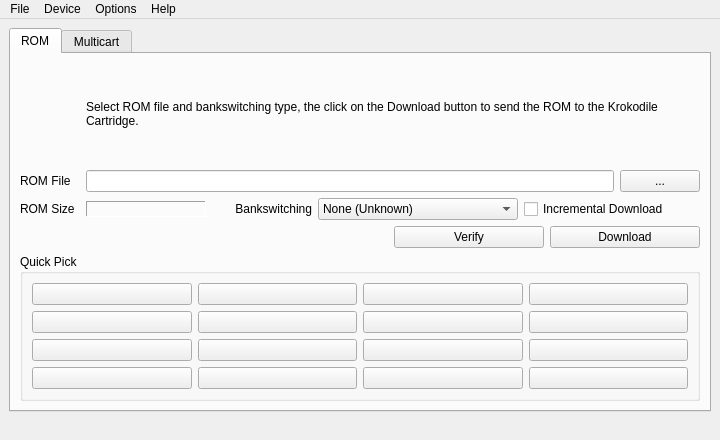
<?xml version="1.0" encoding="UTF-8"?>
<ui version="4.0">
 <class>KrokComWindow</class>
 <widget class="QMainWindow" name="KrokComWindow">
  <property name="geometry">
   <rect>
    <x>0</x>
    <y>0</y>
    <width>720</width>
    <height>440</height>
   </rect>
  </property>
  <property name="sizePolicy">
   <sizepolicy hsizetype="Fixed" vsizetype="Fixed">
    <horstretch>0</horstretch>
    <verstretch>0</verstretch>
   </sizepolicy>
  </property>
  <property name="minimumSize">
   <size>
    <width>720</width>
    <height>440</height>
   </size>
  </property>
  <property name="maximumSize">
   <size>
    <width>720</width>
    <height>440</height>
   </size>
  </property>
  <property name="baseSize">
   <size>
    <width>720</width>
    <height>440</height>
   </size>
  </property>
  <property name="windowTitle">
   <string>Krokodile Commander for UNIX</string>
  </property>
  <property name="windowIcon">
   <iconset resource="resources.qrc">
    <normaloff>:/icons/pics/appicon.png</normaloff>:/icons/pics/appicon.png</iconset>
  </property>
  <property name="unifiedTitleAndToolBarOnMac">
   <bool>false</bool>
  </property>
  <widget class="QWidget" name="centralwidget">
   <layout class="QGridLayout" name="gridLayout">
    <item row="1" column="0">
     <widget class="QTabWidget" name="tabWidget">
      <property name="minimumSize">
       <size>
        <width>701</width>
        <height>0</height>
       </size>
      </property>
      <property name="currentIndex">
       <number>0</number>
      </property>
      <widget class="QWidget" name="romtab">
       <attribute name="title">
        <string>ROM</string>
       </attribute>
       <layout class="QVBoxLayout" name="verticalLayout">
        <item>
         <layout class="QHBoxLayout" name="horizontalLayout">
          <item>
           <widget class="QLabel" name="label">
            <property name="minimumSize">
             <size>
              <width>60</width>
              <height>43</height>
             </size>
            </property>
            <property name="maximumSize">
             <size>
              <width>60</width>
              <height>43</height>
             </size>
            </property>
            <property name="text">
             <string/>
            </property>
            <property name="pixmap">
             <pixmap resource="resources.qrc">:/icons/pics/romchip.png</pixmap>
            </property>
           </widget>
          </item>
          <item>
           <widget class="QLabel" name="label_2">
            <property name="minimumSize">
             <size>
              <width>600</width>
              <height>0</height>
             </size>
            </property>
            <property name="text">
             <string>Select ROM file and bankswitching type, the click on the Download button to send the ROM to the Krokodile Cartridge.</string>
            </property>
            <property name="alignment">
             <set>Qt::AlignLeading|Qt::AlignLeft|Qt::AlignVCenter</set>
            </property>
            <property name="wordWrap">
             <bool>true</bool>
            </property>
           </widget>
          </item>
         </layout>
        </item>
        <item>
         <layout class="QHBoxLayout" name="horizontalLayout_2">
          <item>
           <widget class="QLabel" name="label_3">
            <property name="minimumSize">
             <size>
              <width>60</width>
              <height>0</height>
             </size>
            </property>
            <property name="maximumSize">
             <size>
              <width>60</width>
              <height>16777215</height>
             </size>
            </property>
            <property name="text">
             <string>ROM File </string>
            </property>
           </widget>
          </item>
          <item>
           <widget class="QLineEdit" name="romFileEdit">
            <property name="sizePolicy">
             <sizepolicy hsizetype="Expanding" vsizetype="Fixed">
              <horstretch>0</horstretch>
              <verstretch>0</verstretch>
             </sizepolicy>
            </property>
            <property name="maximumSize">
             <size>
              <width>592</width>
              <height>29</height>
             </size>
            </property>
            <property name="toolTip">
             <string>Copy and paste a single-load ROM image.</string>
            </property>
            <property name="readOnly">
             <bool>false</bool>
            </property>
            <property name="tabChangesFocus" stdset="0">
             <bool>true</bool>
            </property>
           </widget>
          </item>
          <item>
           <widget class="QPushButton" name="openRomButton">
            <property name="toolTip">
             <string>Select a single-load ROM image.</string>
            </property>
            <property name="text">
             <string>...</string>
            </property>
           </widget>
          </item>
         </layout>
        </item>
        <item>
         <layout class="QHBoxLayout" name="horizontalLayout_3">
          <item>
           <widget class="QLabel" name="label_4">
            <property name="minimumSize">
             <size>
              <width>60</width>
              <height>0</height>
             </size>
            </property>
            <property name="maximumSize">
             <size>
              <width>60</width>
              <height>16777215</height>
             </size>
            </property>
            <property name="text">
             <string>ROM Size</string>
            </property>
           </widget>
          </item>
          <item>
           <widget class="QLabel" name="romSizeLabel">
            <property name="sizePolicy">
             <sizepolicy hsizetype="Fixed" vsizetype="Fixed">
              <horstretch>0</horstretch>
              <verstretch>0</verstretch>
             </sizepolicy>
            </property>
            <property name="minimumSize">
             <size>
              <width>120</width>
              <height>0</height>
             </size>
            </property>
            <property name="toolTip">
             <string>Size of the chosen ROM image.</string>
            </property>
            <property name="frameShape">
             <enum>QFrame::Panel</enum>
            </property>
            <property name="frameShadow">
             <enum>QFrame::Sunken</enum>
            </property>
            <property name="text">
             <string/>
            </property>
           </widget>
          </item>
          <item>
           <widget class="QLabel" name="label_6">
            <property name="sizePolicy">
             <sizepolicy hsizetype="Fixed" vsizetype="Fixed">
              <horstretch>0</horstretch>
              <verstretch>0</verstretch>
             </sizepolicy>
            </property>
            <property name="minimumSize">
             <size>
              <width>100</width>
              <height>0</height>
             </size>
            </property>
            <property name="text">
             <string>Bankswitching</string>
            </property>
            <property name="alignment">
             <set>Qt::AlignRight|Qt::AlignTrailing|Qt::AlignVCenter</set>
            </property>
           </widget>
          </item>
          <item>
           <widget class="QComboBox" name="romBSType">
            <property name="minimumSize">
             <size>
              <width>200</width>
              <height>0</height>
             </size>
            </property>
            <property name="toolTip">
             <string>Override the bankswitching scheme
for the currently selected ROM image.
Schemes marked with (*) are not currently
supported by the Krok Cart.</string>
            </property>
            <item>
             <property name="text">
              <string>None (Unknown)</string>
             </property>
            </item>
            <item>
             <property name="text">
              <string>0840 (8K ECONObank)</string>
             </property>
            </item>
            <item>
             <property name="text">
              <string>3E (32K Tigervision)</string>
             </property>
            </item>
            <item>
             <property name="text">
              <string>3F (512K Tigervision)</string>
             </property>
            </item>
            <item>
             <property name="text">
              <string>4A50* (64K 4A50 + ram)</string>
             </property>
            </item>
            <item>
             <property name="text">
              <string>4K (4K Atari)</string>
             </property>
            </item>
            <item>
             <property name="text">
              <string>AR* (Supercharger)</string>
             </property>
            </item>
            <item>
             <property name="text">
              <string>CV (Commvid + RAM)</string>
             </property>
            </item>
            <item>
             <property name="text">
              <string>DPC* (Pitfall II)</string>
             </property>
            </item>
            <item>
             <property name="text">
              <string>E0* (8K Parker Bros)</string>
             </property>
            </item>
            <item>
             <property name="text">
              <string>E7 (16K M-network)</string>
             </property>
            </item>
            <item>
             <property name="text">
              <string>EF (H. Runner)</string>
             </property>
            </item>
            <item>
             <property name="text">
              <string>EFSC (H. Runner + RAM)</string>
             </property>
            </item>
            <item>
             <property name="text">
              <string>F0* (Dynacom Megaboy)</string>
             </property>
            </item>
            <item>
             <property name="text">
              <string>F4 (32K Atari)</string>
             </property>
            </item>
            <item>
             <property name="text">
              <string>F4SC (32K Atari + RAM)</string>
             </property>
            </item>
            <item>
             <property name="text">
              <string>F6 (16K Atari)</string>
             </property>
            </item>
            <item>
             <property name="text">
              <string>F6SC (16K Atari + RAM)</string>
             </property>
            </item>
            <item>
             <property name="text">
              <string>F8 (8K Atari)</string>
             </property>
            </item>
            <item>
             <property name="text">
              <string>F8SC (8K Atari + RAM)</string>
             </property>
            </item>
            <item>
             <property name="text">
              <string>FA (CBS RAM Plus)</string>
             </property>
            </item>
            <item>
             <property name="text">
              <string>FE* (8K Decathlon)</string>
             </property>
            </item>
            <item>
             <property name="text">
              <string>MC* (C. Wilkson Megacart)</string>
             </property>
            </item>
            <item>
             <property name="text">
              <string>SB* (128-256K SUPERbank)</string>
             </property>
            </item>
            <item>
             <property name="text">
              <string>UA (8K UA Ltd.)</string>
             </property>
            </item>
            <item>
             <property name="text">
              <string>X07* (64K AtariAge)</string>
             </property>
            </item>
            <item>
             <property name="text">
              <string>MC4K Multicart (8K - 512K)</string>
             </property>
            </item>
            <item>
             <property name="text">
              <string>MCF8 Multicart (16K - 512K)</string>
             </property>
            </item>
            <item>
             <property name="text">
              <string>MCF6 Multicart (32K - 512K)</string>
             </property>
            </item>
            <item>
             <property name="text">
              <string>MCF4 Multicart (64K - 512K)</string>
             </property>
            </item>
           </widget>
          </item>
          <item>
           <widget class="QCheckBox" name="incDownloadCheckBox">
            <property name="enabled">
             <bool>true</bool>
            </property>
            <property name="toolTip">
             <string>Only download the differences from the
current cartridge content.</string>
            </property>
            <property name="text">
             <string>Incremental Download</string>
            </property>
           </widget>
          </item>
         </layout>
        </item>
        <item>
         <layout class="QHBoxLayout" name="horizontalLayout_4">
          <item>
           <spacer name="horizontalSpacer">
            <property name="orientation">
             <enum>Qt::Horizontal</enum>
            </property>
            <property name="sizeHint" stdset="0">
             <size>
              <width>40</width>
              <height>20</height>
             </size>
            </property>
           </spacer>
          </item>
          <item>
           <widget class="QPushButton" name="verifyButton">
            <property name="minimumSize">
             <size>
              <width>150</width>
              <height>0</height>
             </size>
            </property>
            <property name="toolTip">
             <string>Verify the most recent download
to the Krok Cart.</string>
            </property>
            <property name="text">
             <string>Verify</string>
            </property>
           </widget>
          </item>
          <item>
           <widget class="QPushButton" name="downloadButton">
            <property name="minimumSize">
             <size>
              <width>150</width>
              <height>0</height>
             </size>
            </property>
            <property name="toolTip">
             <string>Download the currently selected ROM
image to the Krok Cart.</string>
            </property>
            <property name="text">
             <string>Download</string>
            </property>
           </widget>
          </item>
         </layout>
        </item>
        <item>
         <widget class="QGroupBox" name="groupBox">
          <property name="title">
           <string>Quick Pick</string>
          </property>
          <layout class="QGridLayout" name="gridLayout_2">
           <item row="0" column="0">
            <widget class="QPushButton" name="qp1Button">
             <property name="minimumSize">
              <size>
               <width>157</width>
               <height>0</height>
              </size>
             </property>
             <property name="contextMenuPolicy">
              <enum>Qt::DefaultContextMenu</enum>
             </property>
             <property name="toolTip">
              <string>Right-click to select ROM Image.
Left-click to use the chosen ROM.</string>
             </property>
             <property name="text">
              <string/>
             </property>
            </widget>
           </item>
           <item row="0" column="3">
            <widget class="QPushButton" name="qp4Button">
             <property name="minimumSize">
              <size>
               <width>157</width>
               <height>0</height>
              </size>
             </property>
             <property name="toolTip">
              <string>Right-click to select ROM Image.
Left-click to use the chosen ROM.</string>
             </property>
             <property name="text">
              <string/>
             </property>
            </widget>
           </item>
           <item row="1" column="0">
            <widget class="QPushButton" name="qp5Button">
             <property name="toolTip">
              <string>Right-click to select ROM Image.
Left-click to use the chosen ROM.</string>
             </property>
             <property name="text">
              <string/>
             </property>
            </widget>
           </item>
           <item row="1" column="1">
            <widget class="QPushButton" name="qp6Button">
             <property name="toolTip">
              <string>Right-click to select ROM Image.
Left-click to use the chosen ROM.</string>
             </property>
             <property name="text">
              <string/>
             </property>
            </widget>
           </item>
           <item row="1" column="2">
            <widget class="QPushButton" name="qp7Button">
             <property name="toolTip">
              <string>Right-click to select ROM Image.
Left-click to use the chosen ROM.</string>
             </property>
             <property name="text">
              <string/>
             </property>
            </widget>
           </item>
           <item row="1" column="3">
            <widget class="QPushButton" name="qp8Button">
             <property name="toolTip">
              <string>Right-click to select ROM Image.
Left-click to use the chosen ROM.</string>
             </property>
             <property name="text">
              <string/>
             </property>
            </widget>
           </item>
           <item row="2" column="0">
            <widget class="QPushButton" name="qp9Button">
             <property name="toolTip">
              <string>Right-click to select ROM Image.
Left-click to use the chosen ROM.</string>
             </property>
             <property name="text">
              <string/>
             </property>
            </widget>
           </item>
           <item row="2" column="1">
            <widget class="QPushButton" name="qp10Button">
             <property name="toolTip">
              <string>Right-click to select ROM Image.
Left-click to use the chosen ROM.</string>
             </property>
             <property name="text">
              <string/>
             </property>
            </widget>
           </item>
           <item row="2" column="2">
            <widget class="QPushButton" name="qp11Button">
             <property name="toolTip">
              <string>Right-click to select ROM Image.
Left-click to use the chosen ROM.</string>
             </property>
             <property name="text">
              <string/>
             </property>
            </widget>
           </item>
           <item row="2" column="3">
            <widget class="QPushButton" name="qp12Button">
             <property name="toolTip">
              <string>Right-click to select ROM Image.
Left-click to use the chosen ROM.</string>
             </property>
             <property name="text">
              <string/>
             </property>
            </widget>
           </item>
           <item row="3" column="0">
            <widget class="QPushButton" name="qp13Button">
             <property name="toolTip">
              <string>Right-click to select ROM Image.
Left-click to use the chosen ROM.</string>
             </property>
             <property name="text">
              <string/>
             </property>
            </widget>
           </item>
           <item row="3" column="1">
            <widget class="QPushButton" name="qp14Button">
             <property name="toolTip">
              <string>Right-click to select ROM Image.
Left-click to use the chosen ROM.</string>
             </property>
             <property name="text">
              <string/>
             </property>
            </widget>
           </item>
           <item row="3" column="2">
            <widget class="QPushButton" name="qp15Button">
             <property name="toolTip">
              <string>Right-click to select ROM Image.
Left-click to use the chosen ROM.</string>
             </property>
             <property name="text">
              <string/>
             </property>
            </widget>
           </item>
           <item row="3" column="3">
            <widget class="QPushButton" name="qp16Button">
             <property name="toolTip">
              <string>Right-click to select ROM Image.
Left-click to use the chosen ROM.</string>
             </property>
             <property name="text">
              <string/>
             </property>
            </widget>
           </item>
           <item row="0" column="2">
            <widget class="QPushButton" name="qp3Button">
             <property name="minimumSize">
              <size>
               <width>157</width>
               <height>0</height>
              </size>
             </property>
             <property name="toolTip">
              <string>Right-click to select ROM Image.
Left-click to use the chosen ROM.</string>
             </property>
             <property name="text">
              <string/>
             </property>
            </widget>
           </item>
           <item row="0" column="1">
            <widget class="QPushButton" name="qp2Button">
             <property name="minimumSize">
              <size>
               <width>157</width>
               <height>0</height>
              </size>
             </property>
             <property name="toolTip">
              <string>Right-click to select ROM Image.
Left-click to use the chosen ROM.</string>
             </property>
             <property name="text">
              <string/>
             </property>
            </widget>
           </item>
          </layout>
         </widget>
        </item>
       </layout>
      </widget>
      <widget class="QWidget" name="mcarttab">
       <attribute name="title">
        <string>Multicart</string>
       </attribute>
       <layout class="QVBoxLayout" name="verticalLayout_3">
        <item>
         <layout class="QHBoxLayout" name="horizontalLayout_5">
          <item>
           <widget class="QLabel" name="label_7">
            <property name="sizePolicy">
             <sizepolicy hsizetype="Fixed" vsizetype="Fixed">
              <horstretch>0</horstretch>
              <verstretch>0</verstretch>
             </sizepolicy>
            </property>
            <property name="minimumSize">
             <size>
              <width>40</width>
              <height>0</height>
             </size>
            </property>
            <property name="text">
             <string>Type</string>
            </property>
            <property name="alignment">
             <set>Qt::AlignLeading|Qt::AlignLeft|Qt::AlignVCenter</set>
            </property>
           </widget>
          </item>
          <item>
           <widget class="QComboBox" name="mcartBSType">
            <property name="minimumSize">
             <size>
              <width>120</width>
              <height>0</height>
             </size>
            </property>
            <property name="toolTip">
             <string>Choose the bankswitching mode
for the multicart.</string>
            </property>
            <item>
             <property name="text">
              <string>4K (4K Atari)</string>
             </property>
            </item>
            <item>
             <property name="text">
              <string>F8 (8K Atari)</string>
             </property>
            </item>
            <item>
             <property name="text">
              <string>F6 (16K Atari)</string>
             </property>
            </item>
            <item>
             <property name="text">
              <string>F4 (32K Atari)</string>
             </property>
            </item>
           </widget>
          </item>
          <item>
           <widget class="QLabel" name="label_9">
            <property name="enabled">
             <bool>true</bool>
            </property>
            <property name="minimumSize">
             <size>
              <width>140</width>
              <height>0</height>
             </size>
            </property>
            <property name="maximumSize">
             <size>
              <width>16777215</width>
              <height>16777215</height>
             </size>
            </property>
            <property name="text">
             <string>Multicart Info (*.mul)</string>
            </property>
           </widget>
          </item>
          <item>
           <widget class="QLineEdit" name="mcartinfoFileEdit">
            <property name="enabled">
             <bool>true</bool>
            </property>
            <property name="sizePolicy">
             <sizepolicy hsizetype="Expanding" vsizetype="Fixed">
              <horstretch>0</horstretch>
              <verstretch>0</verstretch>
             </sizepolicy>
            </property>
            <property name="maximumSize">
             <size>
              <width>592</width>
              <height>29</height>
             </size>
            </property>
            <property name="toolTip">
             <string>An info file is used to store your
entries on this page.</string>
            </property>
            <property name="readOnly">
             <bool>false</bool>
            </property>
            <property name="tabChangesFocus" stdset="0">
             <bool>true</bool>
            </property>
           </widget>
          </item>
          <item>
           <widget class="QPushButton" name="mcartinfoOpenButton">
            <property name="enabled">
             <bool>true</bool>
            </property>
            <property name="maximumSize">
             <size>
              <width>16777215</width>
              <height>16777215</height>
             </size>
            </property>
            <property name="toolTip">
             <string>Select a multicart info file.</string>
            </property>
            <property name="text">
             <string>...</string>
            </property>
           </widget>
          </item>
          <item>
           <widget class="QPushButton" name="mcartinfoNewButton">
            <property name="enabled">
             <bool>true</bool>
            </property>
            <property name="maximumSize">
             <size>
              <width>24</width>
              <height>24</height>
             </size>
            </property>
            <property name="toolTip">
             <string>Create a new multicart info file,
removing all current entries.</string>
            </property>
            <property name="text">
             <string/>
            </property>
            <property name="icon">
             <iconset resource="resources.qrc">
              <normaloff>:/icons/pics/new.png</normaloff>:/icons/pics/new.png</iconset>
            </property>
           </widget>
          </item>
          <item>
           <widget class="QPushButton" name="mcartinfoSaveButton">
            <property name="enabled">
             <bool>true</bool>
            </property>
            <property name="maximumSize">
             <size>
              <width>24</width>
              <height>24</height>
             </size>
            </property>
            <property name="toolTip">
             <string>Save all current entries to a
multicart info file.</string>
            </property>
            <property name="text">
             <string/>
            </property>
            <property name="icon">
             <iconset resource="resources.qrc">
              <normaloff>:/icons/pics/save.png</normaloff>:/icons/pics/save.png</iconset>
            </property>
           </widget>
          </item>
         </layout>
        </item>
        <item>
         <layout class="QHBoxLayout" name="horizontalLayout_7">
          <item>
           <widget class="QTableWidget" name="mcartTable">
            <property name="toolTip">
             <string>Select the ROM files for your multicart here.</string>
            </property>
            <property name="horizontalScrollBarPolicy">
             <enum>Qt::ScrollBarAlwaysOff</enum>
            </property>
            <property name="selectionMode">
             <enum>QAbstractItemView::SingleSelection</enum>
            </property>
            <property name="rowCount">
             <number>127</number>
            </property>
            <property name="columnCount">
             <number>4</number>
            </property>
            <attribute name="horizontalHeaderHighlightSections">
             <bool>false</bool>
            </attribute>
            <attribute name="horizontalHeaderStretchLastSection">
             <bool>false</bool>
            </attribute>
            <attribute name="verticalHeaderHighlightSections">
             <bool>false</bool>
            </attribute>
            <row/>
            <row/>
            <row/>
            <row/>
            <row/>
            <row/>
            <row/>
            <row/>
            <row/>
            <row/>
            <row/>
            <row/>
            <row/>
            <row/>
            <row/>
            <row/>
            <row/>
            <row/>
            <row/>
            <row/>
            <row/>
            <row/>
            <row/>
            <row/>
            <row/>
            <row/>
            <row/>
            <row/>
            <row/>
            <row/>
            <row/>
            <row/>
            <row/>
            <row/>
            <row/>
            <row/>
            <row/>
            <row/>
            <row/>
            <row/>
            <row/>
            <row/>
            <row/>
            <row/>
            <row/>
            <row/>
            <row/>
            <row/>
            <row/>
            <row/>
            <row/>
            <row/>
            <row/>
            <row/>
            <row/>
            <row/>
            <row/>
            <row/>
            <row/>
            <row/>
            <row/>
            <row/>
            <row/>
            <row/>
            <row/>
            <row/>
            <row/>
            <row/>
            <row/>
            <row/>
            <row/>
            <row/>
            <row/>
            <row/>
            <row/>
            <row/>
            <row/>
            <row/>
            <row/>
            <row/>
            <row/>
            <row/>
            <row/>
            <row/>
            <row/>
            <row/>
            <row/>
            <row/>
            <row/>
            <row/>
            <row/>
            <row/>
            <row/>
            <row/>
            <row/>
            <row/>
            <row/>
            <row/>
            <row/>
            <row/>
            <row/>
            <row/>
            <row/>
            <row/>
            <row/>
            <row/>
            <row/>
            <row/>
            <row/>
            <row/>
            <row/>
            <row/>
            <row/>
            <row/>
            <row/>
            <row/>
            <row/>
            <row/>
            <row/>
            <row/>
            <row/>
            <row/>
            <row/>
            <row/>
            <row/>
            <row/>
            <row/>
            <column>
             <property name="text">
              <string>Menu Name</string>
             </property>
            </column>
            <column>
             <property name="text">
              <string>Filename</string>
             </property>
            </column>
            <column>
             <property name="text">
              <string/>
             </property>
            </column>
            <column>
             <property name="text">
              <string/>
             </property>
            </column>
            <item row="0" column="0">
             <property name="text">
              <string/>
             </property>
            </item>
            <item row="0" column="1">
             <property name="text">
              <string/>
             </property>
            </item>
           </widget>
          </item>
          <item>
           <layout class="QVBoxLayout" name="verticalLayout_2">
            <item>
             <widget class="QPushButton" name="mcartUpButton">
              <property name="enabled">
               <bool>true</bool>
              </property>
              <property name="maximumSize">
               <size>
                <width>30</width>
                <height>16777215</height>
               </size>
              </property>
              <property name="toolTip">
               <string>Move selected entry up one position.</string>
              </property>
              <property name="text">
               <string/>
              </property>
              <property name="icon">
               <iconset resource="resources.qrc">
                <normaloff>:/icons/pics/uparrow.png</normaloff>:/icons/pics/uparrow.png</iconset>
              </property>
             </widget>
            </item>
            <item>
             <spacer name="verticalSpacer">
              <property name="orientation">
               <enum>Qt::Vertical</enum>
              </property>
              <property name="sizeHint" stdset="0">
               <size>
                <width>20</width>
                <height>40</height>
               </size>
              </property>
             </spacer>
            </item>
            <item>
             <widget class="QPushButton" name="mcartLoadDirButton">
              <property name="enabled">
               <bool>true</bool>
              </property>
              <property name="maximumSize">
               <size>
                <width>30</width>
                <height>16777215</height>
               </size>
              </property>
              <property name="toolTip">
               <string>Load all files from selected directory.</string>
              </property>
              <property name="statusTip">
               <string/>
              </property>
              <property name="text">
               <string/>
              </property>
              <property name="icon">
               <iconset resource="resources.qrc">
                <normaloff>:/icons/pics/plus.png</normaloff>:/icons/pics/plus.png</iconset>
              </property>
             </widget>
            </item>
            <item>
             <spacer name="verticalSpacer_2">
              <property name="orientation">
               <enum>Qt::Vertical</enum>
              </property>
              <property name="sizeHint" stdset="0">
               <size>
                <width>20</width>
                <height>40</height>
               </size>
              </property>
             </spacer>
            </item>
            <item>
             <widget class="QPushButton" name="mcartDownButton">
              <property name="enabled">
               <bool>true</bool>
              </property>
              <property name="maximumSize">
               <size>
                <width>30</width>
                <height>16777215</height>
               </size>
              </property>
              <property name="toolTip">
               <string>Move selected entry down one position.</string>
              </property>
              <property name="text">
               <string/>
              </property>
              <property name="icon">
               <iconset resource="resources.qrc">
                <normaloff>:/icons/pics/downarrow.png</normaloff>:/icons/pics/downarrow.png</iconset>
              </property>
             </widget>
            </item>
           </layout>
          </item>
         </layout>
        </item>
        <item>
         <layout class="QHBoxLayout" name="horizontalLayout_6">
          <item>
           <widget class="QLabel" name="label_5">
            <property name="minimumSize">
             <size>
              <width>60</width>
              <height>0</height>
             </size>
            </property>
            <property name="maximumSize">
             <size>
              <width>16777215</width>
              <height>16777215</height>
             </size>
            </property>
            <property name="text">
             <string>Multicart ROM</string>
            </property>
           </widget>
          </item>
          <item>
           <widget class="QLineEdit" name="mcartFileEdit">
            <property name="sizePolicy">
             <sizepolicy hsizetype="Expanding" vsizetype="Fixed">
              <horstretch>0</horstretch>
              <verstretch>0</verstretch>
             </sizepolicy>
            </property>
            <property name="maximumSize">
             <size>
              <width>592</width>
              <height>29</height>
             </size>
            </property>
            <property name="toolTip">
             <string>Name of the multicart ROM image.  Either select
an existing file, or provide a new name.</string>
            </property>
            <property name="readOnly">
             <bool>false</bool>
            </property>
            <property name="tabChangesFocus" stdset="0">
             <bool>true</bool>
            </property>
           </widget>
          </item>
          <item>
           <widget class="QPushButton" name="mcartOpenButton">
            <property name="maximumSize">
             <size>
              <width>16777215</width>
              <height>16777215</height>
             </size>
            </property>
            <property name="toolTip">
             <string>Select a multicart ROM image.</string>
            </property>
            <property name="text">
             <string>...</string>
            </property>
           </widget>
          </item>
          <item>
           <widget class="QPushButton" name="mcartCreateButton">
            <property name="toolTip">
             <string>Create the multicart ROM image.
You must select at least one ROM first.</string>
            </property>
            <property name="text">
             <string>Create</string>
            </property>
           </widget>
          </item>
          <item>
           <widget class="QComboBox" name="mcartTVType">
            <property name="toolTip">
             <string>Select the TV menu type.  Note that selecting
the wrong type may cause the screen to roll.</string>
            </property>
            <item>
             <property name="text">
              <string>NTSC</string>
             </property>
            </item>
            <item>
             <property name="text">
              <string>PAL</string>
             </property>
            </item>
           </widget>
          </item>
         </layout>
        </item>
       </layout>
      </widget>
     </widget>
    </item>
   </layout>
  </widget>
  <widget class="QMenuBar" name="menubar">
   <property name="geometry">
    <rect>
     <x>0</x>
     <y>0</y>
     <width>720</width>
     <height>22</height>
    </rect>
   </property>
   <widget class="QMenu" name="menuFile">
    <property name="title">
     <string>File</string>
    </property>
    <addaction name="actSelectROM"/>
    <addaction name="actDownloadROM"/>
    <addaction name="actVerifyROM"/>
    <addaction name="separator"/>
    <addaction name="actQuit"/>
   </widget>
   <widget class="QMenu" name="menuDevice">
    <property name="title">
     <string>Device</string>
    </property>
    <addaction name="actConnectKrokCart"/>
   </widget>
   <widget class="QMenu" name="menuOptions">
    <property name="enabled">
     <bool>true</bool>
    </property>
    <property name="title">
     <string>Options</string>
    </property>
    <widget class="QMenu" name="menuRetryCount">
     <property name="contextMenuPolicy">
      <enum>Qt::ActionsContextMenu</enum>
     </property>
     <property name="title">
      <string>Retry Count</string>
     </property>
     <addaction name="actRetry0"/>
     <addaction name="actRetry1"/>
     <addaction name="actRetry2"/>
     <addaction name="actRetry3"/>
    </widget>
    <addaction name="actAutoDownFileSelect"/>
    <addaction name="actAutoVerifyDownload"/>
    <addaction name="actIncDownload"/>
    <addaction name="menuRetryCount"/>
   </widget>
   <widget class="QMenu" name="menuHelp">
    <property name="title">
     <string>Help</string>
    </property>
    <addaction name="actAbout"/>
    <addaction name="actAboutQt"/>
   </widget>
   <addaction name="menuFile"/>
   <addaction name="menuDevice"/>
   <addaction name="menuOptions"/>
   <addaction name="menuHelp"/>
  </widget>
  <widget class="QStatusBar" name="statusbar">
   <property name="font">
    <font>
     <weight>75</weight>
     <bold>true</bold>
    </font>
   </property>
   <property name="layoutDirection">
    <enum>Qt::LeftToRight</enum>
   </property>
   <property name="sizeGripEnabled">
    <bool>false</bool>
   </property>
  </widget>
  <action name="actSelectROM">
   <property name="text">
    <string>Select ROM ...</string>
   </property>
  </action>
  <action name="actDownloadROM">
   <property name="text">
    <string>Download ROM</string>
   </property>
  </action>
  <action name="actVerifyROM">
   <property name="text">
    <string>Verify ROM</string>
   </property>
  </action>
  <action name="actQuit">
   <property name="text">
    <string>Quit</string>
   </property>
   <property name="shortcut">
    <string>Ctrl+Q</string>
   </property>
   <property name="menuRole">
    <enum>QAction::QuitRole</enum>
   </property>
  </action>
  <action name="actConnectKrokCart">
   <property name="text">
    <string>Connect</string>
   </property>
  </action>
  <action name="actAutoDownFileSelect">
   <property name="checkable">
    <bool>true</bool>
   </property>
   <property name="text">
    <string>Auto download after file select</string>
   </property>
  </action>
  <action name="actAutoVerifyDownload">
   <property name="checkable">
    <bool>true</bool>
   </property>
   <property name="text">
    <string>Auto verify after download</string>
   </property>
  </action>
  <action name="actIncDownload">
   <property name="checkable">
    <bool>true</bool>
   </property>
   <property name="enabled">
    <bool>true</bool>
   </property>
   <property name="text">
    <string>Incremental Download</string>
   </property>
  </action>
  <action name="actRetry0">
   <property name="checkable">
    <bool>true</bool>
   </property>
   <property name="checked">
    <bool>true</bool>
   </property>
   <property name="text">
    <string>0</string>
   </property>
   <property name="iconVisibleInMenu">
    <bool>false</bool>
   </property>
  </action>
  <action name="actRetry1">
   <property name="checkable">
    <bool>true</bool>
   </property>
   <property name="text">
    <string>1</string>
   </property>
   <property name="iconVisibleInMenu">
    <bool>false</bool>
   </property>
  </action>
  <action name="actRetry2">
   <property name="checkable">
    <bool>true</bool>
   </property>
   <property name="text">
    <string>2</string>
   </property>
   <property name="iconVisibleInMenu">
    <bool>false</bool>
   </property>
  </action>
  <action name="actRetry3">
   <property name="checkable">
    <bool>true</bool>
   </property>
   <property name="text">
    <string>3</string>
   </property>
   <property name="iconVisibleInMenu">
    <bool>false</bool>
   </property>
  </action>
  <action name="actAbout">
   <property name="text">
    <string>About</string>
   </property>
   <property name="menuRole">
    <enum>QAction::AboutRole</enum>
   </property>
  </action>
  <action name="actAboutQt">
   <property name="text">
    <string>About Qt</string>
   </property>
   <property name="menuRole">
    <enum>QAction::AboutQtRole</enum>
   </property>
  </action>
 </widget>
 <resources>
  <include location="resources.qrc"/>
 </resources>
 <connections/>
</ui>
